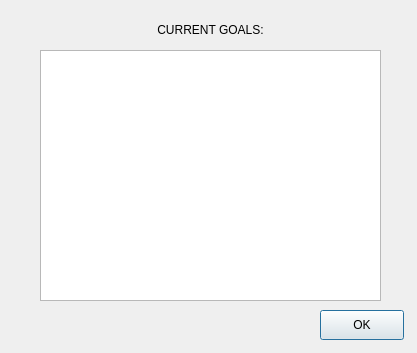
<?xml version="1.0" encoding="UTF-8"?>
<ui version="4.0">
 <class>goallistdialog</class>
 <widget class="QDialog" name="goallistdialog">
  <property name="geometry">
   <rect>
    <x>0</x>
    <y>0</y>
    <width>417</width>
    <height>353</height>
   </rect>
  </property>
  <property name="windowTitle">
   <string>Dialog</string>
  </property>
  <widget class="QLabel" name="goallabel">
   <property name="geometry">
    <rect>
     <x>40</x>
     <y>20</y>
     <width>341</width>
     <height>20</height>
    </rect>
   </property>
   <property name="text">
    <string>CURRENT GOALS:</string>
   </property>
   <property name="alignment">
    <set>Qt::AlignCenter</set>
   </property>
  </widget>
  <widget class="QListView" name="goalsList">
   <property name="geometry">
    <rect>
     <x>40</x>
     <y>50</y>
     <width>341</width>
     <height>251</height>
    </rect>
   </property>
  </widget>
  <widget class="QPushButton" name="goalslistOKButton">
   <property name="geometry">
    <rect>
     <x>320</x>
     <y>310</y>
     <width>84</width>
     <height>30</height>
    </rect>
   </property>
   <property name="text">
    <string>OK</string>
   </property>
  </widget>
 </widget>
 <resources/>
 <connections/>
</ui>
